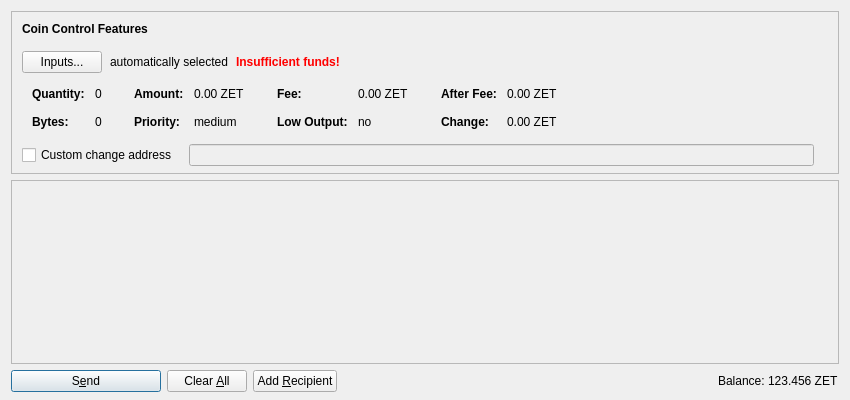
<?xml version="1.0" encoding="UTF-8"?>
<ui version="4.0">
 <class>SendCoinsDialog</class>
 <widget class="QDialog" name="SendCoinsDialog">
  <property name="geometry">
   <rect>
    <x>0</x>
    <y>0</y>
    <width>850</width>
    <height>400</height>
   </rect>
  </property>
  <property name="windowTitle">
   <string>Send Coins</string>
  </property>
  <layout class="QVBoxLayout" name="verticalLayout" stretch="0,1,0">
   <property name="bottomMargin">
    <number>8</number>
   </property>
   <item>
    <widget class="QFrame" name="frameCoinControl">
     <property name="sizePolicy">
      <sizepolicy hsizetype="Expanding" vsizetype="Expanding">
       <horstretch>0</horstretch>
       <verstretch>0</verstretch>
      </sizepolicy>
     </property>
     <property name="maximumSize">
      <size>
       <width>16777215</width>
       <height>16777215</height>
      </size>
     </property>
     <property name="frameShape">
      <enum>QFrame::StyledPanel</enum>
     </property>
     <property name="frameShadow">
      <enum>QFrame::Sunken</enum>
     </property>
     <layout class="QVBoxLayout" name="verticalLayoutCoinControl2">
      <property name="spacing">
       <number>0</number>
      </property>
      <property name="leftMargin">
       <number>0</number>
      </property>
      <property name="topMargin">
       <number>0</number>
      </property>
      <property name="rightMargin">
       <number>0</number>
      </property>
      <property name="bottomMargin">
       <number>6</number>
      </property>
      <item>
       <layout class="QVBoxLayout" name="verticalLayoutCoinControl" stretch="0,0,0,0,1">
        <property name="spacing">
         <number>0</number>
        </property>
        <property name="leftMargin">
         <number>10</number>
        </property>
        <property name="topMargin">
         <number>10</number>
        </property>
        <item>
         <layout class="QHBoxLayout" name="horizontalLayoutCoinControl1">
          <property name="bottomMargin">
           <number>15</number>
          </property>
          <item>
           <widget class="QLabel" name="labelCoinControlFeatures">
            <property name="sizePolicy">
             <sizepolicy hsizetype="Preferred" vsizetype="Maximum">
              <horstretch>0</horstretch>
              <verstretch>0</verstretch>
             </sizepolicy>
            </property>
            <property name="font">
             <font>
              <weight>75</weight>
              <bold>true</bold>
             </font>
            </property>
            <property name="styleSheet">
             <string notr="true">font-weight:bold;</string>
            </property>
            <property name="text">
             <string>Coin Control Features</string>
            </property>
           </widget>
          </item>
         </layout>
        </item>
        <item>
         <layout class="QHBoxLayout" name="horizontalLayoutCoinControl2" stretch="0,0,0,0">
          <property name="spacing">
           <number>8</number>
          </property>
          <property name="bottomMargin">
           <number>10</number>
          </property>
          <item>
           <widget class="QPushButton" name="pushButtonCoinControl">
            <property name="styleSheet">
             <string notr="true"/>
            </property>
            <property name="text">
             <string>Inputs...</string>
            </property>
           </widget>
          </item>
          <item>
           <widget class="QLabel" name="labelCoinControlAutomaticallySelected">
            <property name="text">
             <string>automatically selected</string>
            </property>
            <property name="margin">
             <number>5</number>
            </property>
           </widget>
          </item>
          <item>
           <widget class="QLabel" name="labelCoinControlInsuffFunds">
            <property name="font">
             <font>
              <weight>75</weight>
              <bold>true</bold>
             </font>
            </property>
            <property name="styleSheet">
             <string notr="true">color:red;font-weight:bold;</string>
            </property>
            <property name="text">
             <string>Insufficient funds!</string>
            </property>
            <property name="margin">
             <number>5</number>
            </property>
           </widget>
          </item>
          <item>
           <spacer name="horizontalSpacerCoinControl">
            <property name="orientation">
             <enum>Qt::Horizontal</enum>
            </property>
            <property name="sizeHint" stdset="0">
             <size>
              <width>40</width>
              <height>1</height>
             </size>
            </property>
           </spacer>
          </item>
         </layout>
        </item>
        <item>
         <widget class="QWidget" name="widgetCoinControl" native="true">
          <property name="sizePolicy">
           <sizepolicy hsizetype="Preferred" vsizetype="Preferred">
            <horstretch>0</horstretch>
            <verstretch>0</verstretch>
           </sizepolicy>
          </property>
          <property name="minimumSize">
           <size>
            <width>0</width>
            <height>0</height>
           </size>
          </property>
          <property name="styleSheet">
           <string notr="true"/>
          </property>
          <layout class="QHBoxLayout" name="horizontalLayoutCoinControl5">
           <property name="leftMargin">
            <number>0</number>
           </property>
           <property name="topMargin">
            <number>0</number>
           </property>
           <property name="rightMargin">
            <number>0</number>
           </property>
           <property name="bottomMargin">
            <number>0</number>
           </property>
           <item>
            <layout class="QHBoxLayout" name="horizontalLayoutCoinControl3" stretch="0,0,0,1">
             <property name="spacing">
              <number>20</number>
             </property>
             <property name="topMargin">
              <number>0</number>
             </property>
             <property name="bottomMargin">
              <number>10</number>
             </property>
             <item>
              <layout class="QFormLayout" name="formLayoutCoinControl1">
               <property name="horizontalSpacing">
                <number>10</number>
               </property>
               <property name="verticalSpacing">
                <number>14</number>
               </property>
               <property name="leftMargin">
                <number>10</number>
               </property>
               <property name="topMargin">
                <number>4</number>
               </property>
               <property name="rightMargin">
                <number>6</number>
               </property>
               <item row="0" column="0">
                <widget class="QLabel" name="labelCoinControlQuantityText">
                 <property name="font">
                  <font>
                   <weight>75</weight>
                   <bold>true</bold>
                  </font>
                 </property>
                 <property name="text">
                  <string>Quantity:</string>
                 </property>
                 <property name="margin">
                  <number>0</number>
                 </property>
                </widget>
               </item>
               <item row="0" column="1">
                <widget class="QLabel" name="labelCoinControlQuantity">
                 <property name="cursor">
                  <cursorShape>IBeamCursor</cursorShape>
                 </property>
                 <property name="contextMenuPolicy">
                  <enum>Qt::ActionsContextMenu</enum>
                 </property>
                 <property name="text">
                  <string notr="true">0</string>
                 </property>
                 <property name="margin">
                  <number>0</number>
                 </property>
                 <property name="textInteractionFlags">
                  <set>Qt::LinksAccessibleByMouse|Qt::TextSelectableByKeyboard|Qt::TextSelectableByMouse</set>
                 </property>
                </widget>
               </item>
               <item row="1" column="0">
                <widget class="QLabel" name="labelCoinControlBytesText">
                 <property name="font">
                  <font>
                   <weight>75</weight>
                   <bold>true</bold>
                  </font>
                 </property>
                 <property name="text">
                  <string>Bytes:</string>
                 </property>
                </widget>
               </item>
               <item row="1" column="1">
                <widget class="QLabel" name="labelCoinControlBytes">
                 <property name="cursor">
                  <cursorShape>IBeamCursor</cursorShape>
                 </property>
                 <property name="contextMenuPolicy">
                  <enum>Qt::ActionsContextMenu</enum>
                 </property>
                 <property name="text">
                  <string notr="true">0</string>
                 </property>
                 <property name="textInteractionFlags">
                  <set>Qt::LinksAccessibleByMouse|Qt::TextSelectableByKeyboard|Qt::TextSelectableByMouse</set>
                 </property>
                </widget>
               </item>
              </layout>
             </item>
             <item>
              <layout class="QFormLayout" name="formLayoutCoinControl2">
               <property name="horizontalSpacing">
                <number>10</number>
               </property>
               <property name="verticalSpacing">
                <number>14</number>
               </property>
               <property name="leftMargin">
                <number>6</number>
               </property>
               <property name="topMargin">
                <number>4</number>
               </property>
               <property name="rightMargin">
                <number>6</number>
               </property>
               <item row="0" column="0">
                <widget class="QLabel" name="labelCoinControlAmountText">
                 <property name="font">
                  <font>
                   <weight>75</weight>
                   <bold>true</bold>
                  </font>
                 </property>
                 <property name="text">
                  <string>Amount:</string>
                 </property>
                 <property name="margin">
                  <number>0</number>
                 </property>
                </widget>
               </item>
               <item row="0" column="1">
                <widget class="QLabel" name="labelCoinControlAmount">
                 <property name="cursor">
                  <cursorShape>IBeamCursor</cursorShape>
                 </property>
                 <property name="contextMenuPolicy">
                  <enum>Qt::ActionsContextMenu</enum>
                 </property>
                 <property name="text">
                  <string notr="true">0.00 ZET</string>
                 </property>
                 <property name="textInteractionFlags">
                  <set>Qt::LinksAccessibleByMouse|Qt::TextSelectableByKeyboard|Qt::TextSelectableByMouse</set>
                 </property>
                </widget>
               </item>
               <item row="1" column="0">
                <widget class="QLabel" name="labelCoinControlPriorityText">
                 <property name="font">
                  <font>
                   <weight>75</weight>
                   <bold>true</bold>
                  </font>
                 </property>
                 <property name="text">
                  <string>Priority:</string>
                 </property>
                </widget>
               </item>
               <item row="1" column="1">
                <widget class="QLabel" name="labelCoinControlPriority">
                 <property name="cursor">
                  <cursorShape>IBeamCursor</cursorShape>
                 </property>
                 <property name="contextMenuPolicy">
                  <enum>Qt::ActionsContextMenu</enum>
                 </property>
                 <property name="text">
                  <string notr="true">medium</string>
                 </property>
                 <property name="textInteractionFlags">
                  <set>Qt::LinksAccessibleByMouse|Qt::TextSelectableByKeyboard|Qt::TextSelectableByMouse</set>
                 </property>
                </widget>
               </item>
              </layout>
             </item>
             <item>
              <layout class="QFormLayout" name="formLayoutCoinControl3">
               <property name="horizontalSpacing">
                <number>10</number>
               </property>
               <property name="verticalSpacing">
                <number>14</number>
               </property>
               <property name="leftMargin">
                <number>6</number>
               </property>
               <property name="topMargin">
                <number>4</number>
               </property>
               <property name="rightMargin">
                <number>6</number>
               </property>
               <item row="0" column="0">
                <widget class="QLabel" name="labelCoinControlFeeText">
                 <property name="font">
                  <font>
                   <weight>75</weight>
                   <bold>true</bold>
                  </font>
                 </property>
                 <property name="text">
                  <string>Fee:</string>
                 </property>
                 <property name="margin">
                  <number>0</number>
                 </property>
                </widget>
               </item>
               <item row="0" column="1">
                <widget class="QLabel" name="labelCoinControlFee">
                 <property name="cursor">
                  <cursorShape>IBeamCursor</cursorShape>
                 </property>
                 <property name="contextMenuPolicy">
                  <enum>Qt::ActionsContextMenu</enum>
                 </property>
                 <property name="text">
                  <string notr="true">0.00 ZET</string>
                 </property>
                 <property name="textInteractionFlags">
                  <set>Qt::LinksAccessibleByMouse|Qt::TextSelectableByKeyboard|Qt::TextSelectableByMouse</set>
                 </property>
                </widget>
               </item>
               <item row="1" column="0">
                <widget class="QLabel" name="labelCoinControlLowOutputText">
                 <property name="font">
                  <font>
                   <weight>75</weight>
                   <bold>true</bold>
                  </font>
                 </property>
                 <property name="text">
                  <string>Low Output:</string>
                 </property>
                </widget>
               </item>
               <item row="1" column="1">
                <widget class="QLabel" name="labelCoinControlLowOutput">
                 <property name="cursor">
                  <cursorShape>IBeamCursor</cursorShape>
                 </property>
                 <property name="contextMenuPolicy">
                  <enum>Qt::ActionsContextMenu</enum>
                 </property>
                 <property name="text">
                  <string notr="true">no</string>
                 </property>
                 <property name="textInteractionFlags">
                  <set>Qt::LinksAccessibleByMouse|Qt::TextSelectableByKeyboard|Qt::TextSelectableByMouse</set>
                 </property>
                </widget>
               </item>
              </layout>
             </item>
             <item>
              <layout class="QFormLayout" name="formLayoutCoinControl4">
               <property name="horizontalSpacing">
                <number>10</number>
               </property>
               <property name="verticalSpacing">
                <number>14</number>
               </property>
               <property name="leftMargin">
                <number>6</number>
               </property>
               <property name="topMargin">
                <number>4</number>
               </property>
               <property name="rightMargin">
                <number>6</number>
               </property>
               <item row="0" column="0">
                <widget class="QLabel" name="labelCoinControlAfterFeeText">
                 <property name="font">
                  <font>
                   <weight>75</weight>
                   <bold>true</bold>
                  </font>
                 </property>
                 <property name="text">
                  <string>After Fee:</string>
                 </property>
                 <property name="margin">
                  <number>0</number>
                 </property>
                </widget>
               </item>
               <item row="0" column="1">
                <widget class="QLabel" name="labelCoinControlAfterFee">
                 <property name="cursor">
                  <cursorShape>IBeamCursor</cursorShape>
                 </property>
                 <property name="contextMenuPolicy">
                  <enum>Qt::ActionsContextMenu</enum>
                 </property>
                 <property name="text">
                  <string notr="true">0.00 ZET</string>
                 </property>
                 <property name="textInteractionFlags">
                  <set>Qt::LinksAccessibleByMouse|Qt::TextSelectableByKeyboard|Qt::TextSelectableByMouse</set>
                 </property>
                </widget>
               </item>
               <item row="1" column="0">
                <widget class="QLabel" name="labelCoinControlChangeText">
                 <property name="font">
                  <font>
                   <weight>75</weight>
                   <bold>true</bold>
                  </font>
                 </property>
                 <property name="text">
                  <string>Change:</string>
                 </property>
                </widget>
               </item>
               <item row="1" column="1">
                <widget class="QLabel" name="labelCoinControlChange">
                 <property name="cursor">
                  <cursorShape>IBeamCursor</cursorShape>
                 </property>
                 <property name="contextMenuPolicy">
                  <enum>Qt::ActionsContextMenu</enum>
                 </property>
                 <property name="text">
                  <string notr="true">0.00 ZET</string>
                 </property>
                 <property name="textInteractionFlags">
                  <set>Qt::LinksAccessibleByMouse|Qt::TextSelectableByKeyboard|Qt::TextSelectableByMouse</set>
                 </property>
                </widget>
               </item>
              </layout>
             </item>
            </layout>
           </item>
          </layout>
         </widget>
        </item>
        <item>
         <layout class="QHBoxLayout" name="horizontalLayoutCoinControl4" stretch="0,0,0">
          <property name="spacing">
           <number>12</number>
          </property>
          <property name="sizeConstraint">
           <enum>QLayout::SetDefaultConstraint</enum>
          </property>
          <property name="topMargin">
           <number>5</number>
          </property>
          <property name="rightMargin">
           <number>5</number>
          </property>
          <item>
           <widget class="QCheckBox" name="checkBoxCoinControlChange">
            <property name="toolTip">
             <string>If this is activated, but the change address is empty or invalid, change will be sent to a newly generated address.</string>
            </property>
            <property name="text">
             <string>Custom change address</string>
            </property>
           </widget>
          </item>
          <item>
           <widget class="QValidatedLineEdit" name="lineEditCoinControlChange">
            <property name="enabled">
             <bool>false</bool>
            </property>
            <property name="sizePolicy">
             <sizepolicy hsizetype="Expanding" vsizetype="Fixed">
              <horstretch>0</horstretch>
              <verstretch>0</verstretch>
             </sizepolicy>
            </property>
           </widget>
          </item>
          <item>
           <widget class="QLabel" name="labelCoinControlChangeLabel">
            <property name="sizePolicy">
             <sizepolicy hsizetype="Preferred" vsizetype="Expanding">
              <horstretch>0</horstretch>
              <verstretch>0</verstretch>
             </sizepolicy>
            </property>
            <property name="minimumSize">
             <size>
              <width>0</width>
              <height>0</height>
             </size>
            </property>
            <property name="text">
             <string/>
            </property>
            <property name="margin">
             <number>3</number>
            </property>
           </widget>
          </item>
         </layout>
        </item>
        <item>
         <spacer name="verticalSpacerCoinControl">
          <property name="orientation">
           <enum>Qt::Vertical</enum>
          </property>
          <property name="sizeHint" stdset="0">
           <size>
            <width>800</width>
            <height>1</height>
           </size>
          </property>
         </spacer>
        </item>
       </layout>
      </item>
     </layout>
    </widget>
   </item>
   <item>
    <widget class="QScrollArea" name="scrollArea">
     <property name="widgetResizable">
      <bool>true</bool>
     </property>
     <widget class="QWidget" name="scrollAreaWidgetContents">
      <property name="geometry">
       <rect>
        <x>0</x>
        <y>0</y>
        <width>830</width>
        <height>178</height>
       </rect>
      </property>
      <layout class="QVBoxLayout" name="verticalLayout_2" stretch="0,1">
       <property name="leftMargin">
        <number>0</number>
       </property>
       <property name="topMargin">
        <number>0</number>
       </property>
       <property name="rightMargin">
        <number>0</number>
       </property>
       <property name="bottomMargin">
        <number>0</number>
       </property>
       <item>
        <layout class="QVBoxLayout" name="entries">
         <property name="spacing">
          <number>6</number>
         </property>
        </layout>
       </item>
       <item>
        <spacer name="verticalSpacer">
         <property name="orientation">
          <enum>Qt::Vertical</enum>
         </property>
         <property name="sizeHint" stdset="0">
          <size>
           <width>20</width>
           <height>40</height>
          </size>
         </property>
        </spacer>
       </item>
      </layout>
     </widget>
    </widget>
   </item>
   <item>
    <layout class="QHBoxLayout" name="horizontalLayout">
     <item>
      <widget class="QPushButton" name="sendButton">
       <property name="minimumSize">
        <size>
         <width>150</width>
         <height>0</height>
        </size>
       </property>
       <property name="toolTip">
        <string>Confirm the send action</string>
       </property>
       <property name="text">
        <string>S&amp;end</string>
       </property>
       <property name="icon">
        <iconset resource="../bitcoin.qrc">
         <normaloff>:/icons/send</normaloff>:/icons/send</iconset>
       </property>
       <property name="default">
        <bool>true</bool>
       </property>
      </widget>
     </item>
     <item>
      <widget class="QPushButton" name="clearButton">
       <property name="sizePolicy">
        <sizepolicy hsizetype="Minimum" vsizetype="Fixed">
         <horstretch>0</horstretch>
         <verstretch>0</verstretch>
        </sizepolicy>
       </property>
       <property name="toolTip">
        <string>Clear all fields of the form.</string>
       </property>
       <property name="text">
        <string>Clear &amp;All</string>
       </property>
       <property name="icon">
        <iconset resource="../bitcoin.qrc">
         <normaloff>:/icons/remove</normaloff>:/icons/remove</iconset>
       </property>
       <property name="autoRepeatDelay">
        <number>300</number>
       </property>
       <property name="autoDefault">
        <bool>false</bool>
       </property>
      </widget>
     </item>
     <item>
      <widget class="QPushButton" name="addButton">
       <property name="toolTip">
        <string>Send to multiple recipients at once</string>
       </property>
       <property name="text">
        <string>Add &amp;Recipient</string>
       </property>
       <property name="icon">
        <iconset resource="../bitcoin.qrc">
         <normaloff>:/icons/add</normaloff>:/icons/add</iconset>
       </property>
       <property name="autoDefault">
        <bool>false</bool>
       </property>
      </widget>
     </item>
     <item>
      <spacer name="horizontalSpacer">
       <property name="orientation">
        <enum>Qt::Horizontal</enum>
       </property>
       <property name="sizeHint" stdset="0">
        <size>
         <width>40</width>
         <height>20</height>
        </size>
       </property>
      </spacer>
     </item>
     <item>
      <layout class="QHBoxLayout" name="horizontalLayout_2">
       <property name="spacing">
        <number>3</number>
       </property>
       <item>
        <widget class="QLabel" name="label">
         <property name="sizePolicy">
          <sizepolicy hsizetype="Preferred" vsizetype="Fixed">
           <horstretch>0</horstretch>
           <verstretch>0</verstretch>
          </sizepolicy>
         </property>
         <property name="text">
          <string>Balance:</string>
         </property>
        </widget>
       </item>
       <item>
        <widget class="QLabel" name="labelBalance">
         <property name="sizePolicy">
          <sizepolicy hsizetype="Preferred" vsizetype="Fixed">
           <horstretch>0</horstretch>
           <verstretch>0</verstretch>
          </sizepolicy>
         </property>
         <property name="cursor">
          <cursorShape>IBeamCursor</cursorShape>
         </property>
         <property name="text">
          <string notr="true">123.456 ZET</string>
         </property>
         <property name="textInteractionFlags">
          <set>Qt::LinksAccessibleByMouse|Qt::TextSelectableByKeyboard|Qt::TextSelectableByMouse</set>
         </property>
        </widget>
       </item>
      </layout>
     </item>
    </layout>
   </item>
  </layout>
 </widget>
 <customwidgets>
  <customwidget>
   <class>QValidatedLineEdit</class>
   <extends>QLineEdit</extends>
   <header>qvalidatedlineedit.h</header>
  </customwidget>
 </customwidgets>
 <resources>
  <include location="../bitcoin.qrc"/>
 </resources>
 <connections/>
</ui>
